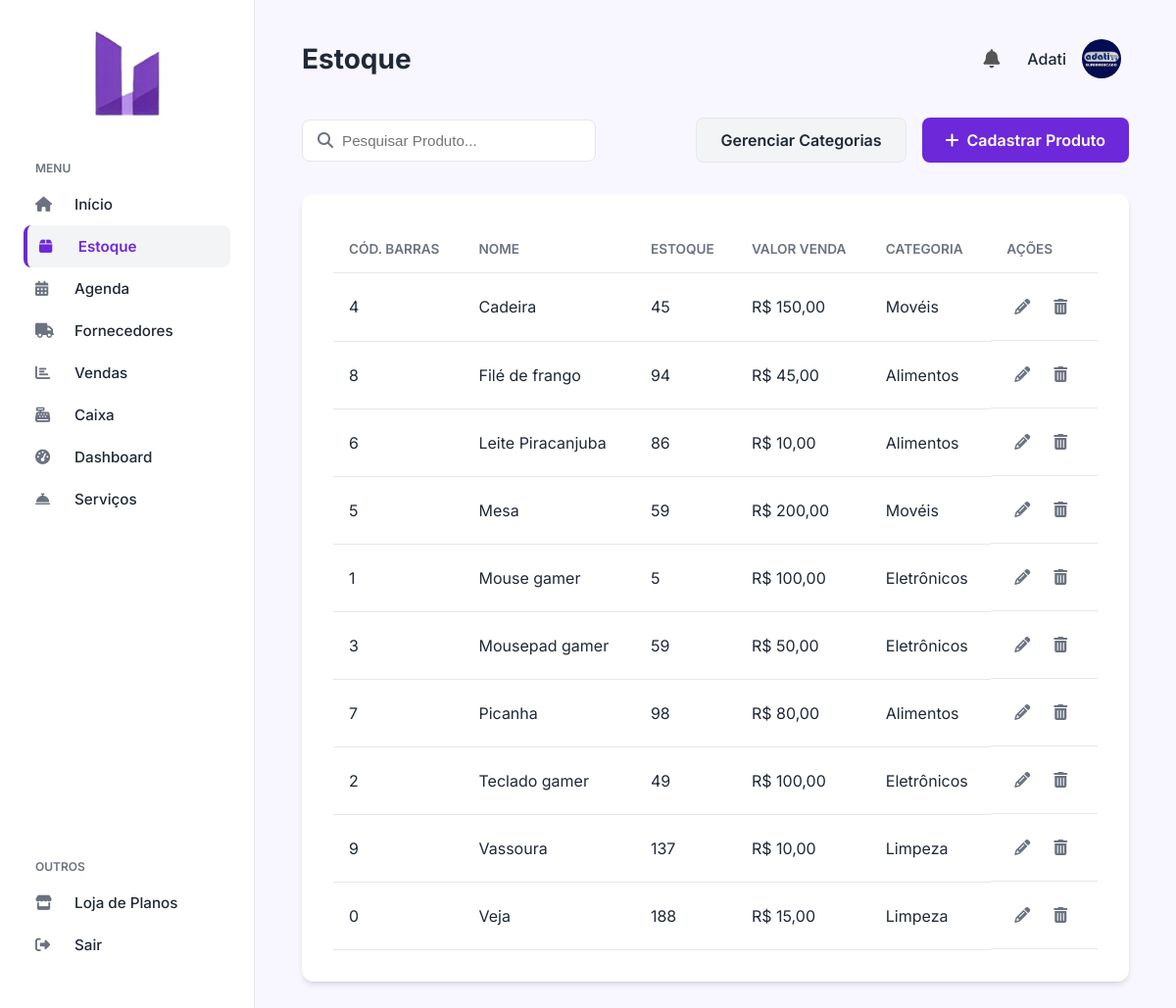
Screenshot of /estoque.php (signed in) with the database file from the repository.
### tables this page shows
CREATE TABLE `produtos` (
  `id` int(11) NOT NULL,
  `codigo_barras` varchar(255) DEFAULT NULL,
  `nome` varchar(255) NOT NULL,
  `especificacao` text DEFAULT NULL,
  `quantidade_estoque` int(11) NOT NULL DEFAULT 0,
  `quantidade_minima` int(11) NOT NULL DEFAULT 5,
  `valor_compra` decimal(10,2) NOT NULL,
  `valor_venda` decimal(10,2) NOT NULL,
  `categoria_id` int(11) DEFAULT NULL,
  `fornecedor_id` int(11) DEFAULT NULL,
  `data_cadastro` timestamp NOT NULL DEFAULT current_timestamp(),
  `status` varchar(20) NOT NULL DEFAULT 'ativo'
);

CREATE TABLE `categorias` (
  `id` int(11) NOT NULL,
  `nome` varchar(100) NOT NULL
);

### estoque.php (the view, shortened to what this page needs)
<?php
include_once('config.php');
$filtro = $_GET['filtro'] ?? '';
$where_clause = "p.status = 'ativo'";
$produtos = [];
$erro_busca = null;
try {
    $sql = "SELECT p.*, c.nome as categoria_nome
            FROM produtos p
            LEFT JOIN categorias c ON p.categoria_id = c.id
            WHERE $where_clause
            ORDER BY p.nome ASC";
    $stmt_produtos = $pdo->prepare($sql);
    $stmt_produtos->execute();
    $produtos = $stmt_produtos->fetchAll(PDO::FETCH_ASSOC);
} catch (PDOException $e) {
    $erro_busca = "Erro ao buscar dados: " . $e->getMessage();
}
?>
<!DOCTYPE html>
<html lang="pt-br">
<head>
    <link rel="stylesheet" href="https://cdnjs.cloudflare.com/ajax/libs/font-awesome/6.4.0/css/all.min.css">
    <link rel="stylesheet" href="css/sistema.css">
    <link rel="stylesheet" href="css/estoque.css">
</head>
<body>
    <?php include 'sidebar.php'; ?>
    <main class="main-content">
        <?php include 'header.php'; ?>
        <div class="actions-container">
            <div class="search-bar">
                <i class="fas fa-search"></i>
                <input type="text" placeholder="Pesquisar Produto...">
            </div>
            <div class="actions-buttons">
                <a href="categorias.php" class="btn-secondary">Gerenciar Categorias</a>
                <a href="produto_formulario.php" class="btn-primary">
                    <i class="fas fa-plus"></i> Cadastrar Produto
                </a>
            </div>
        </div>
        <div class="table-container">
            <table>
                <thead>
                    <tr>
                        <th>Cód. Barras</th>
                        <th>Nome</th>
                        <th>Estoque</th>
                        <th>Valor Venda</th>
                        <th>Categoria</th>
                        <th>Ações</th>
                    </tr>
                </thead>
                <tbody>
                    <?php if ($erro_busca): ?>
                        <tr><td colspan="6" class="text-center"><?= htmlspecialchars($erro_busca) ?></td></tr>
                    <?php elseif (empty($produtos)): ?>
                        <tr><td colspan="6" class="text-center">Nenhum produto <?php echo ($filtro === 'estoque_baixo' ? 'com estoque baixo encontrado.' : 'cadastrado ainda.'); ?></td></tr>
                    <?php else: ?>
                        <?php foreach ($produtos as $produto): ?>
                            <tr>
                                <td><?= htmlspecialchars($produto['codigo_barras'] ?? 'N/A') ?></td>
                                <td><?= htmlspecialchars($produto['nome']) ?></td>
                                <td><?= htmlspecialchars($produto['quantidade_estoque']) ?></td>
                                <td>R$ <?= number_format((float) $produto['valor_venda'], 2, ',', '.') ?></td>
                                <td><?= htmlspecialchars($produto['categoria_nome'] ?? 'N/A') ?></td>
                                <td class="actions">
                                    <a href="produto_formulario.php?id=<?= $produto['id'] ?>" class="btn-action btn-edit"><i class="fas fa-pencil-alt"></i></a>
                                    <a href="excluir_produto.php?id=<?= $produto['id'] ?>" class="btn-action btn-delete"><i class="fas fa-trash-alt"></i></a>
                                </td>
                            </tr>
                        <?php endforeach; ?>
                    <?php endif; ?>
                </tbody>
            </table>
        </div>
    </main>
</body>
</html>

### css/sistema.css (style rules this page uses)
:root { --primary-bg: #F8F7FF; --sidebar-bg: #FFFFFF; --accent-color: #6D28D9; --accent-color-dark: #4C1D95; --text-color: #1F2937; --text-light: #6B7280; --border-color: #E5E7EB; --card-shadow: 0 4px 6px -1px rgb(0 0 0 / 0.1), 0 2px 4px -2px rgb(0 0 0 / 0.1); }
* { margin: 0; padding: 0; box-sizing: border-box; }
body { font-family: 'Inter', sans-serif; background-color: var(--primary-bg); color: var(--text-color); display: flex; height: 100vh; overflow: hidden; }
.main-content { flex-grow: 1; padding: 2rem 3rem; overflow-y: auto; }

### css/estoque.css (style rules this page uses)
.main-content .actions-container { display: flex; justify-content: space-between; align-items: center; margin-bottom: 2rem; }
.main-content .search-bar { position: relative; width: 300px; }
.main-content .search-bar input { width: 100%; padding: 0.75rem 0.75rem 0.75rem 2.5rem; border: 1px solid var(--border-color); border-radius: 8px; font-size: 0.95rem; }
.main-content .search-bar i { position: absolute; left: 1rem; top: 50%; transform: translateY(-50%); color: var(--text-light); }
.main-content .btn-primary { background-color: var(--accent-color); color: white; padding: 0.75rem 1.5rem; border-radius: 8px; text-decoration: none; font-weight: 600; display: flex; align-items: center; gap: 0.5rem; transition: background-color 0.2s ease; }
.main-content .table-container { background-color: var(--sidebar-bg); border-radius: 12px; padding: 2rem; box-shadow: var(--card-shadow); }
.main-content table { width: 100%; border-collapse: collapse; }
.main-content th, .main-content td { padding: 1rem; text-align: left; border-bottom: 1px solid var(--border-color); }
.main-content th { font-size: 0.85rem; font-weight: 600; text-transform: uppercase; color: var(--text-light); }
.main-content td.actions { display: flex; gap: 0.5rem; }
.main-content .btn-action { color: var(--text-light); padding: 0.5rem; border-radius: 4px; }
.actions-buttons { display: flex; gap: 1rem; }
.btn-secondary { background-color: #F3F4F6; color: var(--text-color); padding: 0.75rem 1.5rem; border-radius: 8px; text-decoration: none; font-weight: 600; display: flex; align-items: center; gap: 0.5rem; border: 1px solid var(--border-color); transition: background-color 0.2s ease; }

### rows the page displays
produtos: codigo_barras "4", nome "Cadeira", quantidade_estoque "45", valor_venda "150,00", categoria.nome "Movéis"
produtos: codigo_barras "8", nome "Filé de frango", quantidade_estoque "94", valor_venda "45,00", categoria.nome "Alimentos"
produtos: codigo_barras "6", nome "Leite Piracanjuba", quantidade_estoque "86", valor_venda "10,00", categoria.nome "Alimentos"
produtos: codigo_barras "5", nome "Mesa", quantidade_estoque "59", valor_venda "200,00", categoria.nome "Movéis"
produtos: codigo_barras "1", nome "Mouse gamer", quantidade_estoque "5", valor_venda "100,00", categoria.nome "Eletrônicos"
produtos: codigo_barras "3", nome "Mousepad gamer", quantidade_estoque "59", valor_venda "50,00", categoria.nome "Eletrônicos"
produtos: codigo_barras "7", nome "Picanha", quantidade_estoque "98", valor_venda "80,00", categoria.nome "Alimentos"
produtos: codigo_barras "2", nome "Teclado gamer", quantidade_estoque "49", valor_venda "100,00", categoria.nome "Eletrônicos"
produtos: codigo_barras "9", nome "Vassoura", quantidade_estoque "137", valor_venda "10,00", categoria.nome "Limpeza"
produtos: codigo_barras "0", nome "Veja", quantidade_estoque "188", valor_venda "15,00", categoria.nome "Limpeza"

### other values shown
$titulo_header "Estoque"
$nome_exibicao "Adati"
